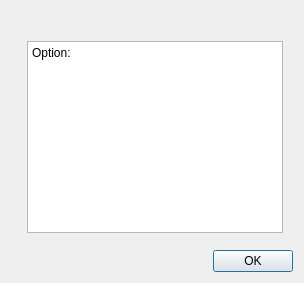
<?xml version="1.0" encoding="UTF-8"?>
<ui version="4.0">
 <class>ReportDialog</class>
 <widget class="QWidget" name="ReportDialog">
  <layout class="QGridLayout" name="gridLayout_2">
   <item row="0" column="0">
    <layout class="QVBoxLayout" name="verticalLayout">
     <item>
      <layout class="QFormLayout" name="search_form">
        <property name="leftMargin">
         <number>10</number>
        </property>
        <property name="topMargin">
         <number>10</number>
        </property>
        <property name="rightMargin">
         <number>10</number>
        </property>
        <property name="bottomMargin">
         <number>10</number>
        </property>

        <item row="0" column="1">
        <layout class="QVBoxLayout" name="verticalLayout">
            
            <item row="2" >
              <layout class="QVBoxLayout" name="verticalLayout">

                <item>
                  <widget class="QLabel" name="report_label">
                    <property name="text">
                    <string> </string>
                    </property>
                  </widget>
                </item>
                <item>
                  <widget class="QTextEdit" name="report_text">
                    <property name="text">
                    <string>Option: </string>
                    </property>
                  </widget>
                </item>

              </layout>
            </item>

        </layout>
        </item>

      </layout>
     </item>

    </layout>
   </item>

   
      
    <item row="1" column="0">
      <spacer name="horizontalSpacer">
        <property name="orientation">
        <enum>Qt::Horizontal</enum>
        </property>
        <property name="sizeType">
        <enum>QSizePolicy::Expanding</enum>
        </property>
      </spacer>
    </item>

    <item row="2" column="0">
      <widget class="QDialogButtonBox" name="dialog_button_box">
      <property name="standardButtons">
        <set>QDialogButtonBox::Ok</set>
      </property>
      </widget>
    </item>


   </layout>
  </widget>

 
 <resources/>
 <connections/>
</ui>
